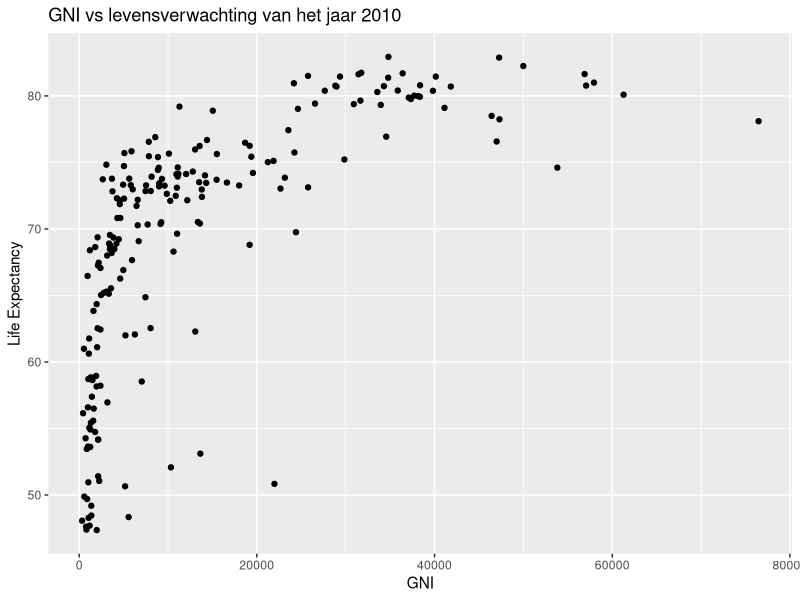

R code for this plot:
library(ggplot2)

GNIdata <- read.csv("UNdata_GNI_per_capita_20130129_110114578.csv", header = T, sep=',')
LEdata <- read.csv("UNdata_Life_Expectancy_20130129_105420893.csv", header = T, sep=',')

GNIdata = GNIdata[which(GNIdata$Year == 2010), ]
LEdata = LEdata[which(LEdata$Year == 2010), ]

plotData <- merge(GNIdata, LEdata, by = intersect("Country.or.Area","Country.or.Area"), incomparables = NA)

print(qplot(plotData$Value.x, plotData$Value.y, xlab="GNI", ylab="Life Expectancy", main = 'GNI vs levensverwachting van het jaar 2010'))